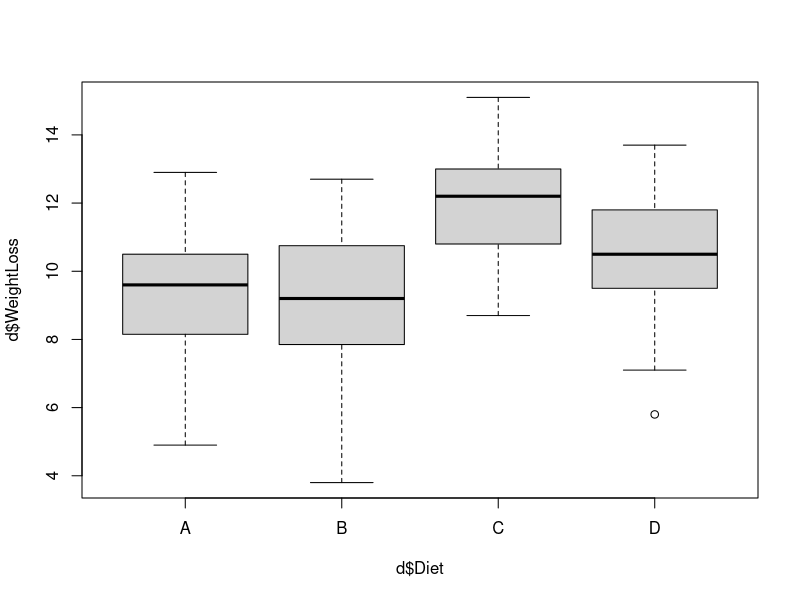
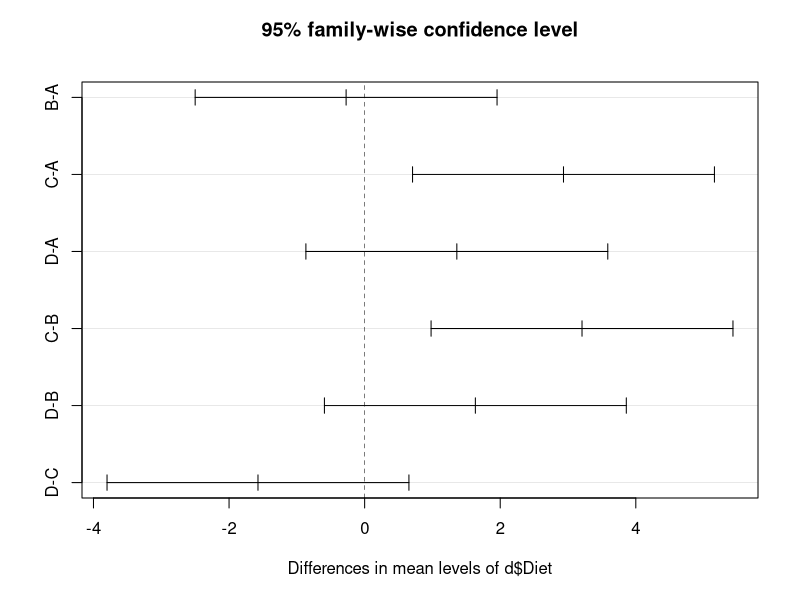
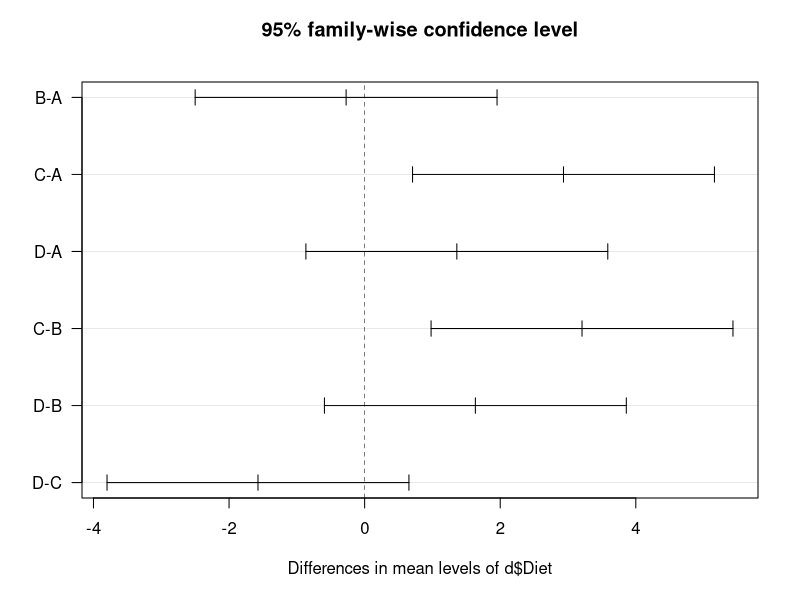

Write the R code that produced these figures, in order.
setwd("F:/R/Statistics/Statistics in R/Data file")

d=read.csv("DietWeightLoss.csv")
summary(d)           

names(d)
class(d$WeightLoss)
class(d$Diet)

help(aov)

boxplot(d$WeightLoss~d$Diet) 

# Ho mean weight is the same for all diets

ANOVA1=aov(d$WeightLoss~d$Diet)
ANOVA1

summary(ANOVA1)

attributes(ANOVA1)

ANOVA1$coefficients

TukeyHSD(ANOVA1)

plot(TukeyHSD(ANOVA1))

plot(TukeyHSD(ANOVA1),las=1)

